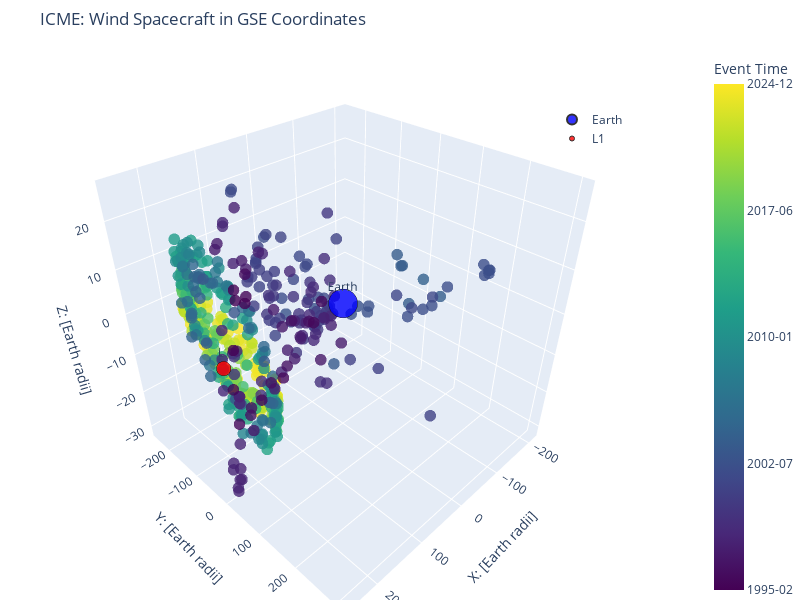

Write notebook code for a chart like this one.
### Code cell
GSE_sc_plot(df_Wind, 'ICME: Wind Spacecraft in GSE Coordinates')

### Figure 1 — Plotly figure (JSON) as saved in the notebook; plotly's stock layout.template omitted (floating-point values rounded to 4 significant figures; data arrays with more than 128 entries replaced by an {"elided": "..."} marker saying what was removed)
{"data": [{"customdata": {"elided": "533x1 float values"}, "hovertemplate": "<b>%{hovertext}</b><br><br>x=%{x}<br>y=%{y}<br>z=%{z}<extra></extra>", "hovertext": {"elided": "533 str values"}, "legendgroup": "", "marker": {"color": {"elided": "533 float values"}, "coloraxis": "coloraxis", "opacity": 0.8, "size": 4, "symbol": "circle"}, "mode": "markers", "name": "", "scene": "scene", "showlegend": false, "type": "scatter3d", "x": {"elided": "533 float values"}, "y": {"elided": "533 float values"}, "z": {"elided": "533 float values"}}, {"hoverinfo": "text", "marker": {"color": "blue", "line": {"color": "black", "width": 2}, "opacity": 0.8, "size": 10}, "mode": "markers+text", "name": "Earth", "text": ["Earth"], "textposition": "top center", "type": "scatter3d", "x": [0], "y": [0], "z": [0]}, {"hoverinfo": "text", "marker": {"color": "red", "line": {"color": "black", "width": 1}, "opacity": 0.8, "size": 5}, "mode": "markers+text", "name": "L1", "text": ["L1"], "textposition": "top center", "type": "scatter3d", "x": [238], "y": [0], "z": [0]}], "layout": {"coloraxis": {"colorbar": {"ticktext": ["1995-02", "2002-07", "2010-01", "2017-06", "2024-12"], "tickvals": [9169.0, 11900.0, 14620.0, 17350.0, 20070.0], "title": {"text": "Event Time"}}, "colorscale": [[0, "#440154"], [0.1111, "#482878"], [0.2222, "#3e4989"], [0.3333, "#31688e"], [0.4444, "#26828e"], [0.5556, "#1f9e89"], [0.6667, "#35b779"], [0.7778, "#6ece58"], [0.8889, "#b5de2b"], [1, "#fde725"]]}, "height": 600, "legend": {"tracegroupgap": 0, "x": 0.8, "y": 0.9}, "margin": {"b": 0, "l": 0, "r": 0, "t": 50}, "scene": {"domain": {"x": [0, 1], "y": [0, 1]}, "xaxis": {"range": [-226.1, 265.6], "title": {"text": "X: [Earth radii]"}}, "yaxis": {"range": [-262.1, 322.7], "title": {"text": "Y: [Earth radii]"}}, "zaxis": {"range": [-32.91, 27.74], "title": {"text": "Z: [Earth radii]"}}}, "title": {"text": "ICME: Wind Spacecraft in GSE Coordinates"}, "width": 800}}
